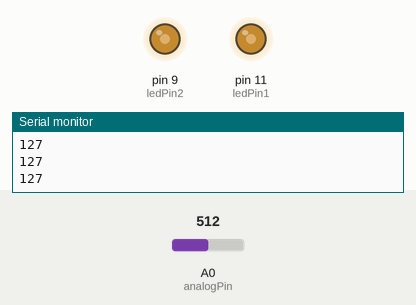
The sketch below on a simulated Arduino Uno, built with avr-gcc and run on an emulated ATmega328P. Parts: output pins drawn as LEDs (lit = HIGH), the last lines printed to the serial monitor. The test bench sets the inputs (shaded band); at power-on: A0 (analogPin) = 512.

Above: at 1.2 s.
1.3 s: A0 (analogPin) set to 716
At 1.7 s:
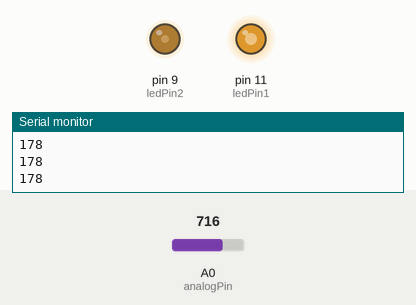
2.8 s: A0 (analogPin) set to 900
At 3.5 s:
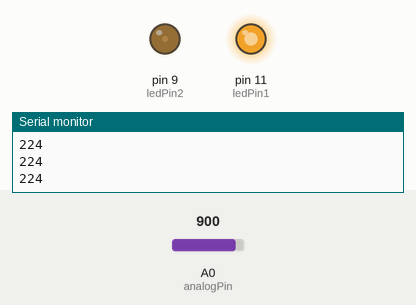
4.3 s: A0 (analogPin) set to 1023
At 5.3 s:
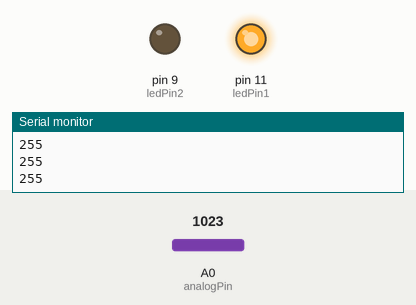
5.8 s: A0 (analogPin) set to 306
At 7.0 s:
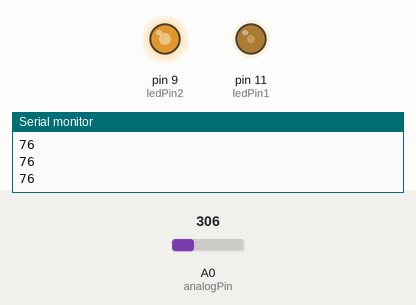
7.3 s: A0 (analogPin) set to 122
At 7.7 s:
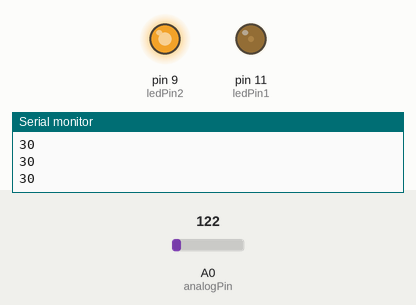
8.8 s: A0 (analogPin) set to 511
At 9.5 s:
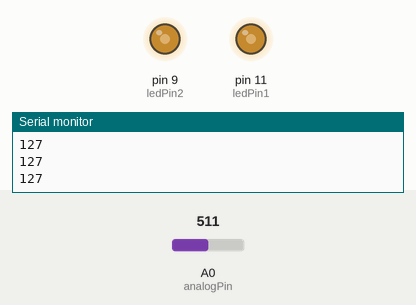
Timing chart, 0 to 11.3 s (numbered marks = the images above; inputs shaded):
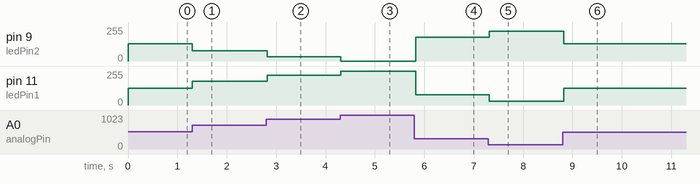

Measured:
- after the input at 1.3 s, pin 9 (ledPin2): 128/255 → 77/255 at once; pin 11 (ledPin1): 127/255 → 178/255 at once
- after the input at 2.8 s, pin 9 (ledPin2): 77/255 → 31/255 at once; pin 11 (ledPin1): 178/255 → 224/255 at once
- after the input at 4.3 s, pin 9 (ledPin2): 31/255 → 0/255 at once; pin 11 (ledPin1): 224/255 → 255/255 at once
- after the input at 5.8 s, pin 9 (ledPin2): 0/255 → 179/255 at once; pin 11 (ledPin1): 255/255 → 76/255 at once
- after the input at 7.3 s, pin 9 (ledPin2): 179/255 → 225/255 at once; pin 11 (ledPin1): 76/255 → 30/255 at once
- after the input at 8.8 s, pin 9 (ledPin2): 225/255 → 128/255 at once; pin 11 (ledPin1): 30/255 → 127/255 at once

The sketch:

PotentiometerWithLed.ino
```cpp
#define analogPin A0
#define ledPin1 11
#define ledPin2 9

void setup() {
  Serial.begin(9600);
  pinMode(ledPin1, OUTPUT);
  pinMode(ledPin2, OUTPUT);
}

void loop() {
  int sensorValue = analogRead(analogPin);
  int ledValue = map(sensorValue, 0,1023, 0,255);

  ledValue = constrain(ledValue, 0,255);

  Serial.println(ledValue);

  analogWrite(ledPin1, ledValue);
  analogWrite(ledPin2, 255-ledValue);
  delay(30);
}
```
